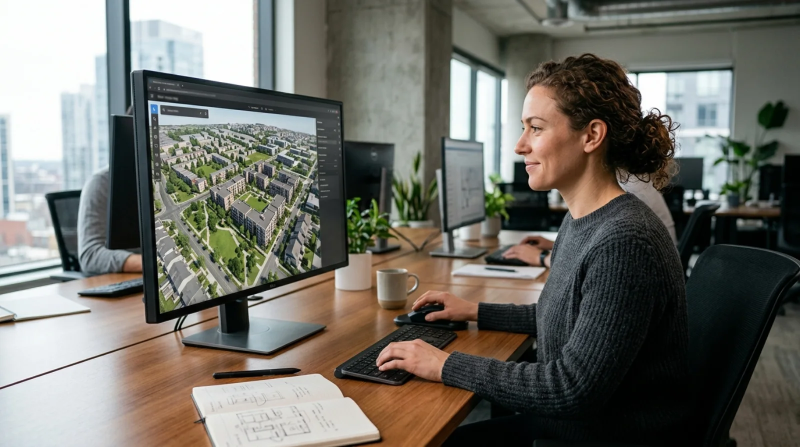
#> input picture deploy/georivo/money-hero-how-it-works.webp, 1600 x 894 px (shown at 1/2 size); its folder holds only this picture in this run
$ python -i reel_asset_library.py   (imports and definitions only)
#> lines starting #> are read from the running program, lines starting #| are printed output that depends on the picture
from __future__ import annotations

import hashlib
import json
import math
import os
import re
import sqlite3
from collections import defaultdict
from datetime import datetime, timezone
from pathlib import Path

from PIL import Image, ImageDraw, ImageFilter, ImageFont, ImageOps, ImageStat


IMAGE_SUFFIXES = {".png", ".jpg", ".jpeg", ".webp"}
REUSABLE_TYPES = {"scene_background", "registered_layer", "clean_plate", "master_frame"}
REFERENCE_TYPES = {"scene_background", "registered_layer", "clean_plate", "master_frame", "source_reference"}
TYPE_PRIORITY = {
    "scene_background": 5,
    "master_frame": 4,
    "source_reference": 3,
    "clean_plate": 2,
    "registered_layer": 1,
}
TOKEN_STOPWORDS = {
    "about", "after", "again", "against", "along", "also", "and", "are", "around", "before",
    "behind", "between", "both", "complete", "from", "into", "near", "only", "scene", "show",
    "that", "the", "their", "them", "then", "this", "through", "toward", "vertical", "visible",
    "with", "without", "within",
}


def _utc_now() -> str:
    return datetime.now(timezone.utc).isoformat(timespec="seconds")


# [6 lines left out: function _sha256, not called in this run]


def _average_hash(image: Image.Image, size: int = 16) -> str:
    gray = ImageOps.fit(image.convert("L"), (size, size), method=Image.Resampling.LANCZOS)
    values = list(gray.getdata())
    mean = sum(values) / max(1, len(values))
    bits = "".join("1" if value >= mean else "0" for value in values)
    return f"{int(bits, 2):0{size * size // 4}x}"


def _hash_distance(left: str, right: str) -> int:
    return (int(left, 16) ^ int(right, 16)).bit_count()


# [81 lines left out: functions _thumbnail_rmse, _tokens, _semantic_similarity, _canonical_rank, _asset_type, _scene_index and 1 more, not called in this run]


def _asset_key(path: Path, source_root: Path) -> str:
    relative = path.relative_to(source_root)
    return relative.parts[0] if relative.parts else ""


def _image_metrics(path: Path) -> dict:
    with Image.open(path) as opened:
#> opened is the input picture: PIL image 1600x894 RGB; mean R, G, B 112, 111.1, 103.8
        image = opened.convert("RGBA")
        width, height = image.size
#> width = 1600; height = 894
        alpha = image.getchannel("A")
#> alpha: PIL image 1600x894 L; every value is 255
        bbox = alpha.getbbox()
#> bbox = (0, 0, 1600, 894)
        alpha_extrema = alpha.getextrema()
#> alpha_extrema = (255, 255)
        opaque = alpha_extrema == (255, 255)
#> opaque = True
        alpha_coverage = 1.0
        bbox_ratio = 1.0
        touches_edge = False
        semi_transparent_ratio = 0.0
        if not opaque and bbox:
            histogram = alpha.histogram()
            visible_pixels = sum(histogram[1:])
            alpha_coverage = visible_pixels / max(1, width * height)
            bbox_ratio = ((bbox[2] - bbox[0]) * (bbox[3] - bbox[1])) / max(1, width * height)
            touches_edge = bbox[0] <= 1 or bbox[1] <= 1 or bbox[2] >= width - 1 or bbox[3] >= height - 1
            semi_transparent_ratio = sum(histogram[1:255]) / max(1, visible_pixels)
        gray = image.convert("L")
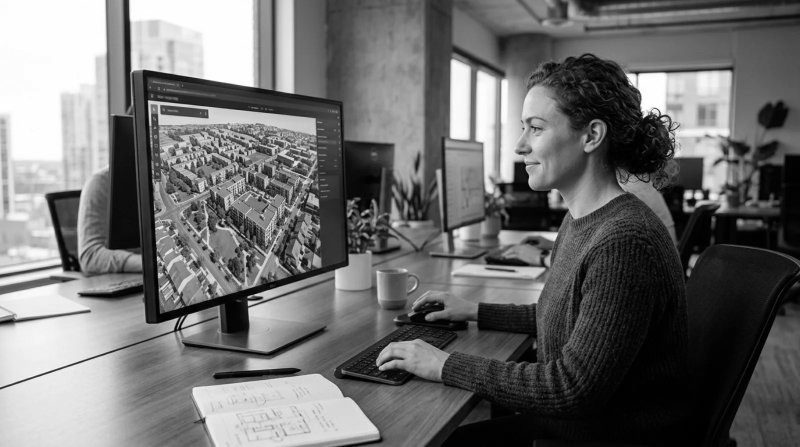
#> gray: PIL image 1600x894 L (shown at 1/2 size); min 0, max 255, mean 110.5
        edges = gray.filter(ImageFilter.FIND_EDGES)
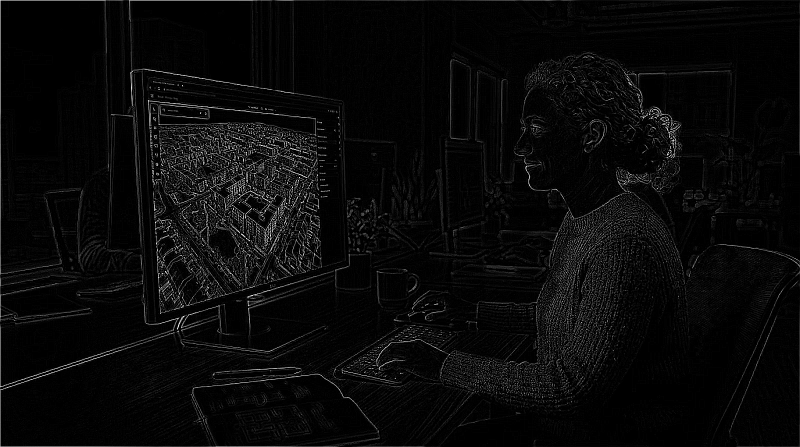
#> edges: PIL image 1600x894 L (shown at 1/2 size); min 0, max 255, mean 9.3
        sharpness = float(ImageStat.Stat(edges).var[0])
#> sharpness = 753.7
        luminance = float(ImageStat.Stat(gray).mean[0])
#> luminance = 110.5
        return {
            "width": width,
            "height": height,
            "aspectRatio": round(width / max(1, height), 6),
            "hasTransparency": not opaque,
            "alphaCoverage": round(alpha_coverage, 6),
            "alphaBoundingBoxRatio": round(bbox_ratio, 6),
            "alphaTouchesCanvasEdge": touches_edge,
            "semiTransparentVisibleRatio": round(semi_transparent_ratio, 6),
            "sharpness": round(sharpness, 3),
            "meanLuminance": round(luminance, 3),
            "perceptualHash": _average_hash(image),
        }
#> in _average_hash, `gray = ImageOps.fit(image.convert("L"), (size, size), method=Image.Res..`:
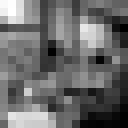
#> gray: PIL image 16x16 L (shown 8 times larger); min 0, max 255, mean 106.4
#> in _average_hash, `values = list(gray.getdata())`: values = 256 values, max 255 at index 17, min 0 at index 63, mean 106.4
#> in _average_hash, `mean = sum(values) / max(1, len(values))`: mean = 106.4


# [423 lines left out: functions _load_overrides, _social_context, _manifest_evidence, _initial_status, build_reel_asset_catalog, _write_review_gallery and 2 more, not called in this run]

>>> result = _image_metrics('deploy/georivo/money-hero-how-it-works.webp')
#> result = 11 items
